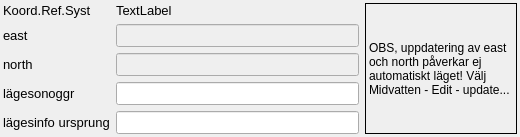
     <widget class="QWidget" name="tab_3">
      <attribute name="title">
       <string>Position (m)</string>
      </attribute>
      <layout class="QGridLayout" name="gridLayout_8">
       <property name="leftMargin">
        <number>3</number>
       </property>
       <property name="topMargin">
        <number>3</number>
       </property>
       <property name="rightMargin">
        <number>3</number>
       </property>
       <property name="bottomMargin">
        <number>3</number>
       </property>
       <item row="0" column="0">
        <layout class="QGridLayout" name="gridLayout_4" columnstretch="7,3">
         <item row="0" column="0">
          <layout class="QGridLayout" name="gridLayout_3">
           <item row="0" column="0">
            <widget class="QLabel" name="label_32">
             <property name="sizePolicy">
              <sizepolicy hsizetype="Minimum" vsizetype="Fixed">
               <horstretch>0</horstretch>
               <verstretch>0</verstretch>
              </sizepolicy>
             </property>
             <property name="minimumSize">
              <size>
               <width>0</width>
               <height>0</height>
              </size>
             </property>
             <property name="maximumSize">
              <size>
               <width>16777215</width>
               <height>16777215</height>
              </size>
             </property>
             <property name="font">
              <font>
               <family>Arial</family>
               <pointsize>10</pointsize>
              </font>
             </property>
             <property name="text">
              <string>Koord.Ref.Syst</string>
             </property>
             <property name="scaledContents">
              <bool>false</bool>
             </property>
             <property name="alignment">
              <set>Qt::AlignLeading|Qt::AlignLeft|Qt::AlignVCenter</set>
             </property>
            </widget>
           </item>
           <item row="0" column="1">
            <widget class="QLabel" name="CRS">
             <property name="sizePolicy">
              <sizepolicy hsizetype="Expanding" vsizetype="Fixed">
               <horstretch>0</horstretch>
               <verstretch>0</verstretch>
              </sizepolicy>
             </property>
             <property name="minimumSize">
              <size>
               <width>0</width>
               <height>0</height>
              </size>
             </property>
             <property name="maximumSize">
              <size>
               <width>16777215</width>
               <height>16777215</height>
              </size>
             </property>
             <property name="font">
              <font>
               <family>Arial</family>
               <pointsize>10</pointsize>
               <weight>50</weight>
               <bold>false</bold>
              </font>
             </property>
             <property name="toolTip">
              <string>&lt;!DOCTYPE HTML PUBLIC &quot;-//W3C//DTD HTML 4.0//EN&quot; &quot;http://www.w3.org/TR/REC-html40/strict.dtd&quot;&gt;
&lt;html&gt;&lt;head&gt;&lt;meta name=&quot;qrichtext&quot; content=&quot;1&quot; /&gt;&lt;style type=&quot;text/css&quot;&gt;
p, li { white-space: pre-wrap; }
&lt;/style&gt;&lt;/head&gt;&lt;body style=&quot; font-family:'Ubuntu'; font-size:11pt; font-weight:400; font-style:normal;&quot;&gt;
&lt;p style=&quot; margin-top:0px; margin-bottom:0px; margin-left:0px; margin-right:0px; -qt-block-indent:0; text-indent:0px;&quot;&gt;&lt;span style=&quot; font-family:'MS Shell Dlg 2'; font-size:10pt;&quot;&gt;EPSG ID för det &lt;/span&gt;&lt;/p&gt;
&lt;p style=&quot; margin-top:0px; margin-bottom:0px; margin-left:0px; margin-right:0px; -qt-block-indent:0; text-indent:0px;&quot;&gt;&lt;span style=&quot; font-family:'MS Shell Dlg 2'; font-size:10pt;&quot;&gt;koordinatreferenssystem&lt;/span&gt;&lt;/p&gt;
&lt;p style=&quot; margin-top:0px; margin-bottom:0px; margin-left:0px; margin-right:0px; -qt-block-indent:0; text-indent:0px;&quot;&gt;&lt;span style=&quot; font-family:'MS Shell Dlg 2'; font-size:10pt;&quot;&gt;som används i databasen&lt;/span&gt;&lt;/p&gt;&lt;/body&gt;&lt;/html&gt;</string>
             </property>
             <property name="text">
              <string>TextLabel</string>
             </property>
            </widget>
           </item>
           <item row="1" column="0">
            <widget class="QLabel" name="label_25">
             <property name="sizePolicy">
              <sizepolicy hsizetype="Minimum" vsizetype="Fixed">
               <horstretch>0</horstretch>
               <verstretch>0</verstretch>
              </sizepolicy>
             </property>
             <property name="minimumSize">
              <size>
               <width>0</width>
               <height>0</height>
              </size>
             </property>
             <property name="maximumSize">
              <size>
               <width>16777215</width>
               <height>16777215</height>
              </size>
             </property>
             <property name="font">
              <font>
               <family>Arial</family>
               <pointsize>10</pointsize>
              </font>
             </property>
             <property name="text">
              <string>east</string>
             </property>
             <property name="scaledContents">
              <bool>false</bool>
             </property>
             <property name="alignment">
              <set>Qt::AlignLeading|Qt::AlignLeft|Qt::AlignVCenter</set>
             </property>
            </widget>
           </item>
           <item row="1" column="1">
            <widget class="QLineEdit" name="east">
             <property name="enabled">
              <bool>false</bool>
             </property>
             <property name="sizePolicy">
              <sizepolicy hsizetype="Expanding" vsizetype="Fixed">
               <horstretch>0</horstretch>
               <verstretch>0</verstretch>
              </sizepolicy>
             </property>
             <property name="minimumSize">
              <size>
               <width>0</width>
               <height>0</height>
              </size>
             </property>
             <property name="maximumSize">
              <size>
               <width>16777215</width>
               <height>16777215</height>
              </size>
             </property>
             <property name="font">
              <font>
               <family>Arial</family>
               <pointsize>10</pointsize>
              </font>
             </property>
             <property name="toolTip">
              <string>eastern coordinate</string>
             </property>
             <property name="layoutDirection">
              <enum>Qt::LeftToRight</enum>
             </property>
             <property name="maxLength">
              <number>12</number>
             </property>
            </widget>
           </item>
           <item row="2" column="0">
            <widget class="QLabel" name="label_26">
             <property name="sizePolicy">
              <sizepolicy hsizetype="Minimum" vsizetype="Fixed">
               <horstretch>0</horstretch>
               <verstretch>0</verstretch>
              </sizepolicy>
             </property>
             <property name="minimumSize">
              <size>
               <width>0</width>
               <height>0</height>
              </size>
             </property>
             <property name="maximumSize">
              <size>
               <width>16777215</width>
               <height>16777215</height>
              </size>
             </property>
             <property name="font">
              <font>
               <family>Arial</family>
               <pointsize>10</pointsize>
              </font>
             </property>
             <property name="text">
              <string>north</string>
             </property>
             <property name="scaledContents">
              <bool>false</bool>
             </property>
             <property name="alignment">
              <set>Qt::AlignLeading|Qt::AlignLeft|Qt::AlignVCenter</set>
             </property>
            </widget>
           </item>
           <item row="2" column="1">
            <widget class="QLineEdit" name="north">
             <property name="enabled">
              <bool>false</bool>
             </property>
             <property name="sizePolicy">
              <sizepolicy hsizetype="Expanding" vsizetype="Fixed">
               <horstretch>0</horstretch>
               <verstretch>0</verstretch>
              </sizepolicy>
             </property>
             <property name="minimumSize">
              <size>
               <width>0</width>
               <height>0</height>
              </size>
             </property>
             <property name="maximumSize">
              <size>
               <width>16777215</width>
               <height>16777215</height>
              </size>
             </property>
             <property name="font">
              <font>
               <family>Arial</family>
               <pointsize>10</pointsize>
              </font>
             </property>
             <property name="toolTip">
              <string>northern coordinate</string>
             </property>
             <property name="inputMethodHints">
              <set>Qt::ImhNone</set>
             </property>
             <property name="maxLength">
              <number>12</number>
             </property>
            </widget>
           </item>
           <item row="3" column="0">
            <widget class="QLabel" name="XY_ONOG_label">
             <property name="sizePolicy">
              <sizepolicy hsizetype="Minimum" vsizetype="Fixed">
               <horstretch>0</horstretch>
               <verstretch>0</verstretch>
              </sizepolicy>
             </property>
             <property name="minimumSize">
              <size>
               <width>0</width>
               <height>0</height>
              </size>
             </property>
             <property name="maximumSize">
              <size>
               <width>16777215</width>
               <height>16777215</height>
              </size>
             </property>
             <property name="font">
              <font>
               <family>Arial</family>
               <pointsize>10</pointsize>
              </font>
             </property>
             <property name="text">
              <string>lägesonoggr</string>
             </property>
             <property name="scaledContents">
              <bool>false</bool>
             </property>
             <property name="alignment">
              <set>Qt::AlignLeading|Qt::AlignLeft|Qt::AlignVCenter</set>
             </property>
            </widget>
           </item>
           <item row="3" column="1">
            <widget class="QLineEdit" name="ne_accur">
             <property name="sizePolicy">
              <sizepolicy hsizetype="Expanding" vsizetype="Fixed">
               <horstretch>0</horstretch>
               <verstretch>0</verstretch>
              </sizepolicy>
             </property>
             <property name="minimumSize">
              <size>
               <width>0</width>
               <height>0</height>
              </size>
             </property>
             <property name="maximumSize">
              <size>
               <width>16777215</width>
               <height>16777215</height>
              </size>
             </property>
             <property name="font">
              <font>
               <family>Arial</family>
               <pointsize>10</pointsize>
              </font>
             </property>
             <property name="toolTip">
              <string>accuracy for position</string>
             </property>
             <property name="text">
              <string/>
             </property>
            </widget>
           </item>
           <item row="4" column="0">
            <widget class="QLabel" name="label_14">
             <property name="sizePolicy">
              <sizepolicy hsizetype="Minimum" vsizetype="Fixed">
               <horstretch>0</horstretch>
               <verstretch>0</verstretch>
              </sizepolicy>
             </property>
             <property name="minimumSize">
              <size>
               <width>0</width>
               <height>0</height>
              </size>
             </property>
             <property name="maximumSize">
              <size>
               <width>16777215</width>
               <height>16777215</height>
              </size>
             </property>
             <property name="font">
              <font>
               <family>Arial</family>
               <pointsize>10</pointsize>
              </font>
             </property>
             <property name="text">
              <string>lägesinfo ursprung</string>
             </property>
             <property name="alignment">
              <set>Qt::AlignLeading|Qt::AlignLeft|Qt::AlignVCenter</set>
             </property>
            </widget>
           </item>
           <item row="4" column="1">
            <widget class="QLineEdit" name="ne_source">
             <property name="sizePolicy">
              <sizepolicy hsizetype="Preferred" vsizetype="Fixed">
               <horstretch>0</horstretch>
               <verstretch>0</verstretch>
              </sizepolicy>
             </property>
             <property name="minimumSize">
              <size>
               <width>0</width>
               <height>0</height>
              </size>
             </property>
             <property name="maximumSize">
              <size>
               <width>16777215</width>
               <height>16777215</height>
              </size>
             </property>
             <property name="font">
              <font>
               <family>Arial</family>
               <pointsize>10</pointsize>
              </font>
             </property>
             <property name="toolTip">
              <string>&lt;!DOCTYPE HTML PUBLIC &quot;-//W3C//DTD HTML 4.0//EN&quot; &quot;http://www.w3.org/TR/REC-html40/strict.dtd&quot;&gt;
&lt;html&gt;&lt;head&gt;&lt;meta name=&quot;qrichtext&quot; content=&quot;1&quot; /&gt;&lt;style type=&quot;text/css&quot;&gt;
p, li { white-space: pre-wrap; }
&lt;/style&gt;&lt;/head&gt;&lt;body style=&quot; font-family:'Ubuntu'; font-size:11pt; font-weight:400; font-style:normal;&quot;&gt;
&lt;p style=&quot; margin-top:0px; margin-bottom:0px; margin-left:0px; margin-right:0px; -qt-block-indent:0; text-indent:0px;&quot;&gt;Varifrån kommer lägesinformationen?&lt;/p&gt;&lt;/body&gt;&lt;/html&gt;</string>
             </property>
            </widget>
           </item>
          </layout>
         </item>
         <item row="0" column="1">
          <widget class="QLabel" name="label_10">
           <property name="sizePolicy">
            <sizepolicy hsizetype="Preferred" vsizetype="Preferred">
             <horstretch>0</horstretch>
             <verstretch>0</verstretch>
            </sizepolicy>
           </property>
           <property name="autoFillBackground">
            <bool>false</bool>
           </property>
           <property name="frameShape">
            <enum>QFrame::Box</enum>
           </property>
           <property name="midLineWidth">
            <number>0</number>
           </property>
           <property name="text">
            <string>OBS, uppdatering av east och north påverkar ej automatiskt läget! Välj Midvatten - Edit - update...</string>
           </property>
           <property name="wordWrap">
            <bool>true</bool>
           </property>
          </widget>
         </item>
        </layout>
       </item>
      </layout>
     </widget>
